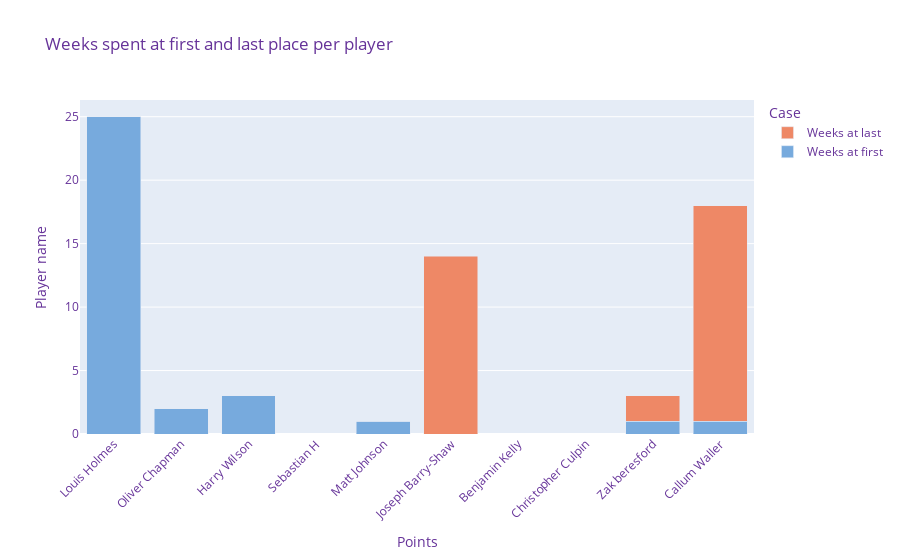

This figure's notebook cell:
### Code cell
fig = go.Figure()
players = [id_to_name(x,team_data_df) for x in df.entry]

fig = go.Figure(data=[
    go.Bar(name='Weeks at first', x=players, y=df.weeks_first,marker_color=colours[0]),
    go.Bar(name='Weeks at last', x=players, y=df.weeks_last,marker_color=colours[1])
])
fig.update_layout(
    title="Weeks spent at first and last place per player",
    xaxis_title="Points",
    yaxis_title="Player name",
    legend_title="Case",
    barmode='stack',
    xaxis_tickangle=-45,
    font=dict(
        color="RebeccaPurple"
    )
)
fig.show()

### Figure 1 — Plotly figure (JSON) as saved in the notebook; plotly's stock layout.template omitted (floating-point values rounded to 4 significant figures)
{"data": [{"marker": {"color": "#77AADD"}, "name": "Weeks at first", "type": "bar", "x": ["Louis Holmes", "Oliver Chapman", "Harry Wilson", "Sebastian H", "Matt Johnson", "Joseph Barry-Shaw", "Benjamin Kelly", "Christopher Culpin", "Zak beresford", "Callum Waller"], "y": [25, 2, 3, 0, 1, 0, 0, 0, 1, 1]}, {"marker": {"color": "#EE8866"}, "name": "Weeks at last", "type": "bar", "x": ["Louis Holmes", "Oliver Chapman", "Harry Wilson", "Sebastian H", "Matt Johnson", "Joseph Barry-Shaw", "Benjamin Kelly", "Christopher Culpin", "Zak beresford", "Callum Waller"], "y": [0, 0, 0, 0, 0, 14, 0, 0, 2, 17]}], "layout": {"barmode": "stack", "font": {"color": "RebeccaPurple"}, "legend": {"title": {"text": "Case"}}, "title": {"text": "Weeks spent at first and last place per player"}, "xaxis": {"tickangle": -45, "title": {"text": "Points"}}, "yaxis": {"title": {"text": "Player name"}}}}
